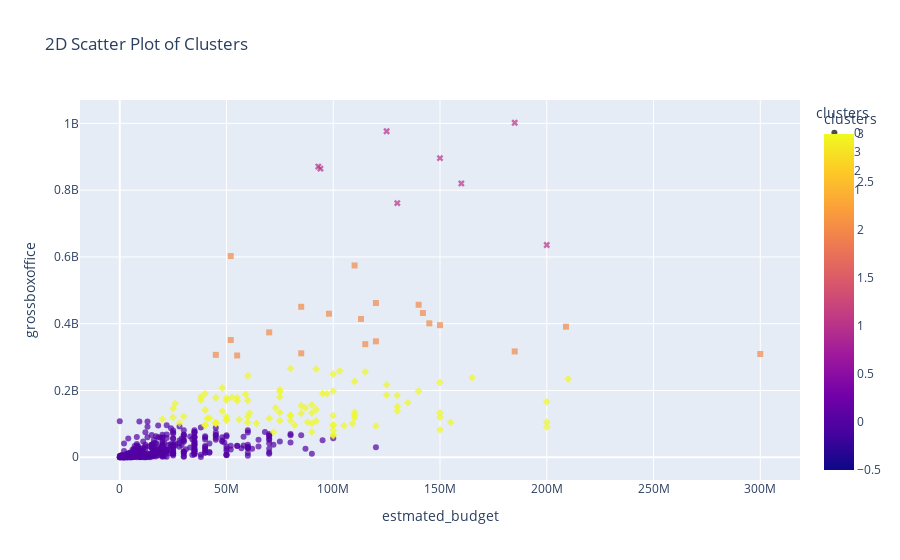

The notebook cell saved with this chart:
### Code cell
fig = px.scatter(df, x='estmated_budget', y='grossboxoffice', color='clusters',
                 symbol='clusters', opacity=0.7, size_max=10,
                 title='2D Scatter Plot of Clusters', color_discrete_sequence=px.colors.qualitative.Set1)
fig.show()
